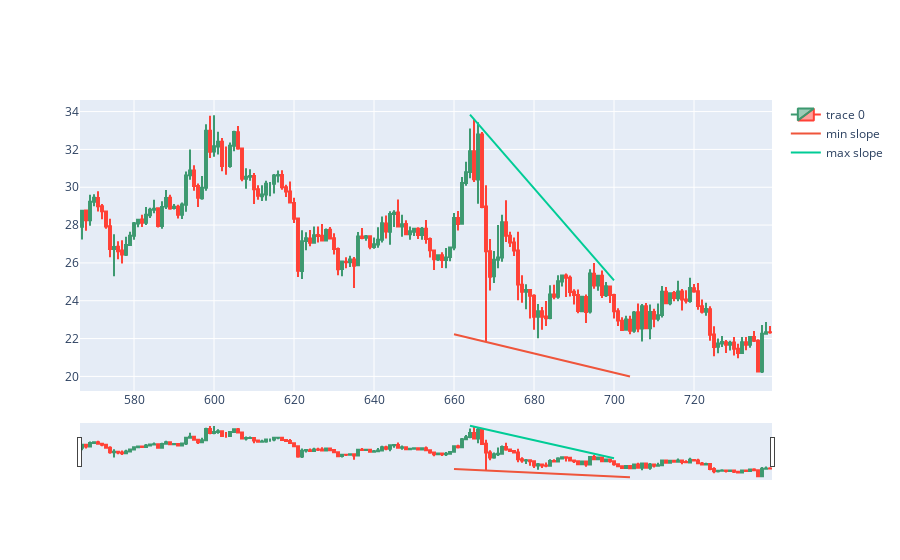

The notebook cell saved with this chart:
### Code cell
import numpy as np
from matplotlib import pyplot
backcandles= 88
brange = 50 #should be less than backcandles
wind = 5

candleid = 700

optbackcandles= backcandles
sldiff = 10
sldist = 55
for r1 in range(backcandles-brange, backcandles+brange):
    maxim = np.array([])
    minim = np.array([])
    xxmin = np.array([])
    xxmax = np.array([])
    
    for i in range(candleid-r1, candleid+1, wind):
        minim = np.append(minim, df.Low.iloc[i:i+wind].min())
        xxmin = np.append(xxmin, df.Low.iloc[i:i+wind].idxmin())
    for i in range(candleid-r1, candleid+1, wind):
        maxim = np.append(maxim, df.High.loc[i:i+wind].max())
        xxmax = np.append(xxmax, df.High.iloc[i:i+wind].idxmax())
    slmin, intercmin = np.polyfit(xxmin, minim,1)
    slmax, intercmax = np.polyfit(xxmax, maxim,1)
    
    dist = (slmax*candleid + intercmax)-(slmin*candleid + intercmin)
    if(dist<sldist): #abs(slmin-slmax)<sldiff and
        #sldiff = abs(slmin-slmax)
        sldist = dist
        optbackcandles=r1
        slminopt = slmin
        slmaxopt = slmax
        intercminopt = intercmin
        intercmaxopt = intercmax
        maximopt = maxim.copy()
        minimopt = minim.copy()
        xxminopt = xxmin.copy()
        xxmaxopt = xxmax.copy()

        
print(optbackcandles)
dfpl = df[candleid-wind-optbackcandles-backcandles:candleid+optbackcandles]  
fig = go.Figure(data=[go.Candlestick(x=dfpl.index,
                open=dfpl['Open'],
                high=dfpl['High'],
                low=dfpl['Low'],
                close=dfpl['Close'])])

adjintercmax = (df.High.iloc[xxmaxopt] - slmaxopt*xxmaxopt).max()
adjintercmin = (df.Low.iloc[xxminopt] - slminopt*xxminopt).min()
fig.add_trace(go.Scatter(x=xxminopt, y=slminopt*xxminopt + adjintercmin, mode='lines', name='min slope'))
fig.add_trace(go.Scatter(x=xxmaxopt, y=slmaxopt*xxmaxopt + adjintercmax, mode='lines', name='max slope'))
fig.show()

### Figure 1 — Plotly figure (JSON) as saved in the notebook; plotly's stock layout.template omitted (floating-point values rounded to 4 significant figures; data arrays with more than 128 entries replaced by an {"elided": "..."} marker saying what was removed)
{"data": [{"close": {"elided": "173 float values"}, "high": {"elided": "173 float values"}, "low": {"elided": "173 float values"}, "open": {"elided": "173 float values"}, "type": "candlestick", "x": {"elided": "173 int values"}}, {"mode": "lines", "name": "min slope", "type": "scatter", "x": [660, 668, 670, 679, 681, 685, 693, 699, 704], "y": [22.22, 21.82, 21.72, 21.26, 21.16, 20.96, 20.55, 20.25, 20.0]}, {"mode": "lines", "name": "max slope", "type": "scatter", "x": [664, 665, 673, 676, 684, 688, 694, 695, 700], "y": [33.84, 33.6, 31.65, 30.92, 28.97, 28.0, 26.54, 26.3, 25.08]}], "layout": {}}
